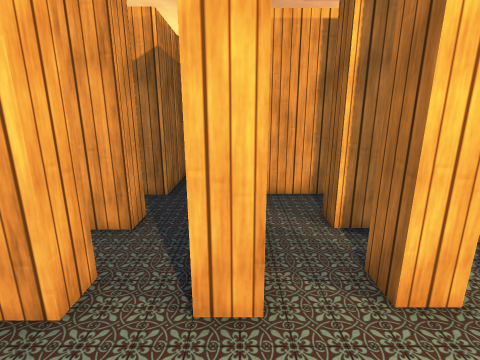
View 1 (above)

16 first-person views from a walk through a Unity game level. The camera is 1.4 m above the floor, tilts 14° down and sees 85° across. Doors are open. The floor is counted in squares, 0.5 m on a side. Each view is taken from the middle of a square. On the plan, view 1 faces up. The plan holds only what a view shows up to about 19 squares ahead; the rest is blank. The place goes on beyond the plan. The player is left out. Some animated figures are not drawn. Some surface patterns are stand-ins.

View 2
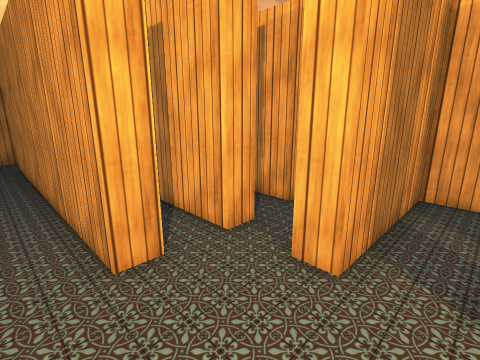

View 3
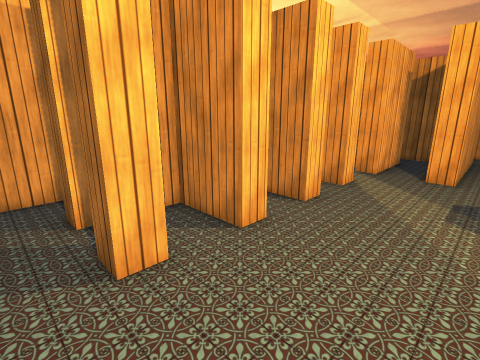

View 4
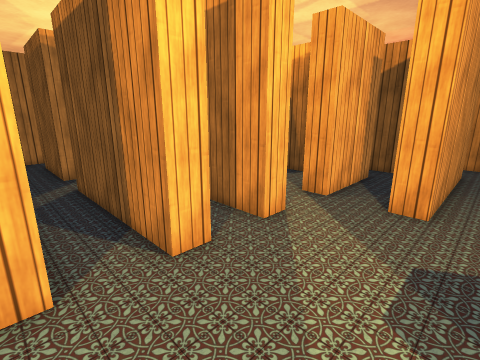

View 5
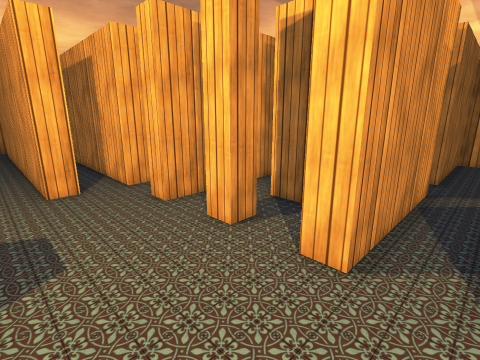

View 6
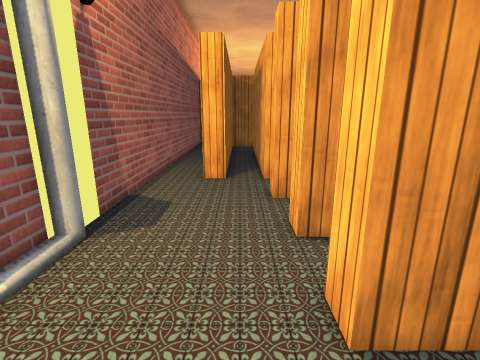

View 7
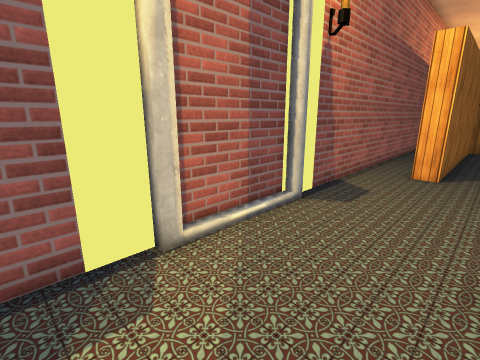

View 8
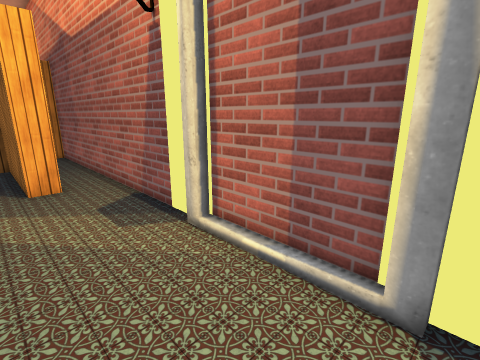

View 9
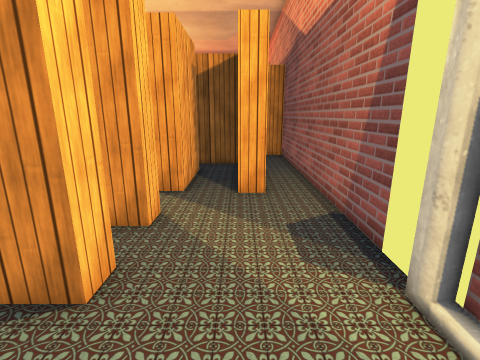

View 10
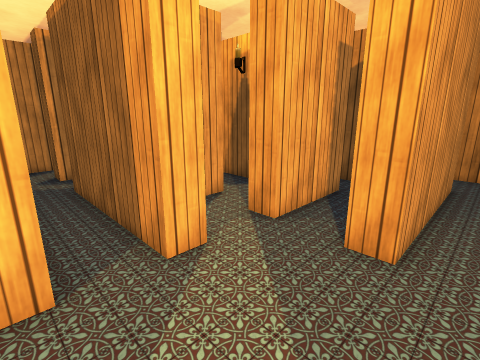

View 11
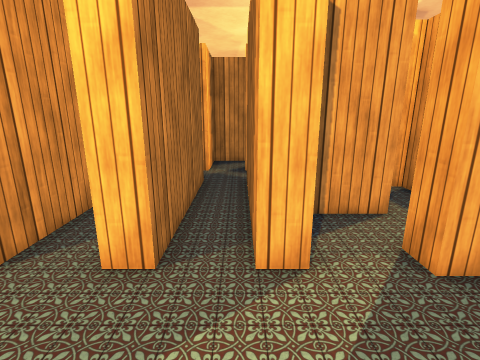

View 12
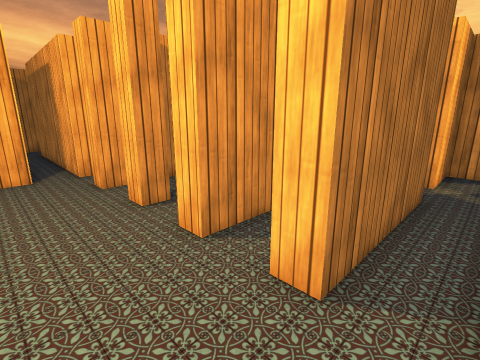

View 13
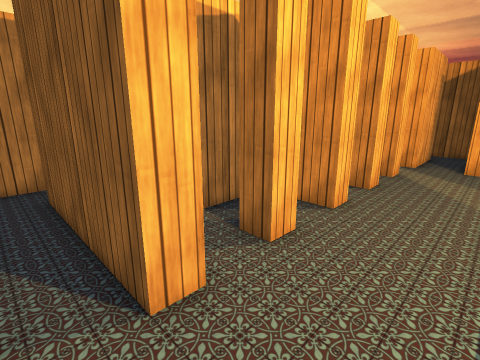

View 14
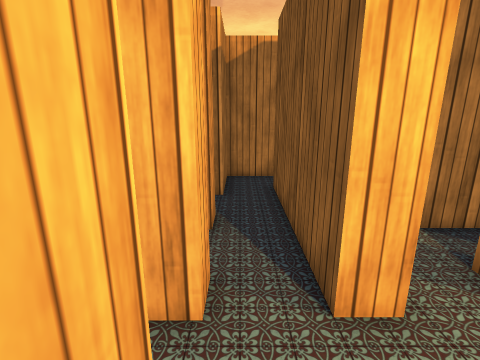

View 15
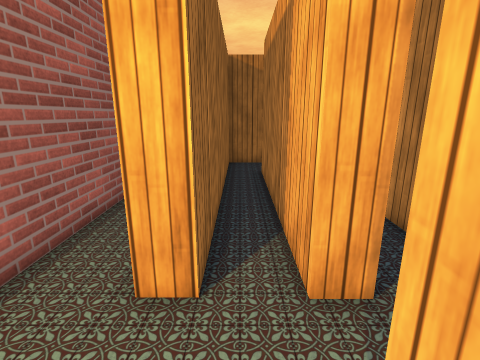

View 16
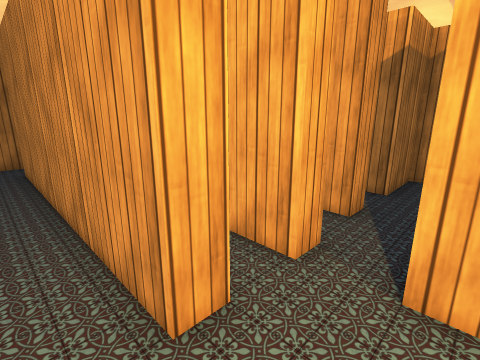

### Floor plan
Ten units are one square. View 1 is at (0, 0); x grows to the right and y downward. Boxes are objects, and circles mark ways between rooms. Rooms are numbered by the first view taken in them; rooms with no view inside come last. Other rooms are left out.
<svg viewBox="-100 -185 341 210">
<path fill="none" stroke="#000" d="M-25 -31 -95 -31M3 -31 -7 -31M-95 -14 -25 -14 -25 -4 -95 -4M-95 20 4 20M94 -33 84 -33 84 -102M86 20 236 20 236 6M124 -33 113 -33M33 -44 33 -33 23 -33 23 -44M38 20 81 20M64 -102 64 -33 54 -33 54 -62 23 -62M3 -55 3 -31M4 20 34 20M84 -122 84 -162M186 -31 145 -31M214 -1 143 -1 143 -11 203 -11 203 -25M76 -180 64 -180 64 -120M94 -102 94 -33M94 -122 84 -122M118 -122 113 -122M113 -33 113 -102M23 -62 23 -72M31 -92 3 -92 3 -55M116 -152 94 -152 94 -122M113 -122 113 -134M-25 -71 -25 -62M-7 -55 -7 -85"/>
<circle cx="-5" cy="-5" r="3" fill="#2a7"/>
<circle cx="100" cy="-40" r="3" fill="#2a7"/>
<circle cx="85" cy="-115" r="3" fill="#2a7"/>
<circle cx="10" cy="-65" r="3" fill="#2a7"/>
<circle cx="105" cy="-130" r="3" fill="#2a7"/>
<text x="-40" y="-20">1</text>
<text x="80" y="-20">2</text>
<text x="100" y="-100">3</text>
<text x="10" y="-70">4</text>
<text x="100" y="-140">5</text>
<text x="-20" y="-70">6</text>
</svg>
Room 1 opens to room 2. Room 2 opens to room 3. Room 2 opens to room 4. Room 3 opens to room 5.

Where each view was taken, in squares from view 1:
view 1: 0 up, 0 right, facing up
view 2: 1 down, 2 right, facing up-left
view 3: 1 down, 1 right, facing up-right
view 4: 1 down, 6 right, facing up-right
view 5: 1 down, 8 right, facing up-left
view 6: 2 up, 9 right, facing left
view 7: 3 up, 11 right, facing down-left
view 8: 2 up, 3 right, facing down-right
view 9: 1 up, 5 right, facing right
view 10: 1 down, 9 right, facing up-right
view 11: 1 down, 11 right, facing up
view 12: 0 up, 11 right, facing up-left
view 13: 0 up, 2 left, facing up-right
view 14: 0 up, 2 left, facing up
view 15: 2 up, 1 right, facing left
view 16: 1 down, 0 right, facing up-left
